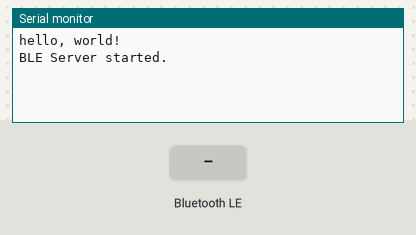
Bench run of a sketch on a simulated ESP32. On the bench: the last lines printed to the serial monitor. Inputs (shaded band) come from the test bench. Nothing arrives over Bluetooth unless stated; a phone connects over Bluetooth LE 3 s after start.

Above: at 1.2 s.
1.3 s: Bluetooth LE write "READ_SENSOR" received
At 2.0 s:
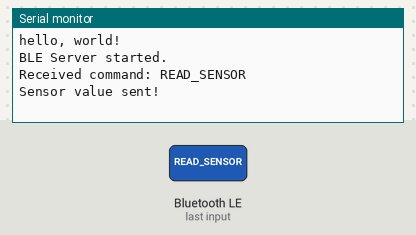
2.8 s: Bluetooth LE write "1" received
At 3.2 s:
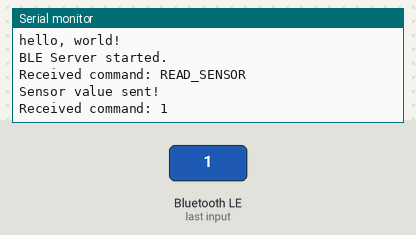

The sketch:

testing_ble.ino
```cpp
#include "NimBLEDevice.h"

// BLE Service and Characteristic UUIDs
#define SERVICE_UUID "ABCD"
#define COMMAND_CHARACTERISTIC_UUID "1234"
#define SENSOR_CHARACTERISTIC_UUID "5678"

NimBLECharacteristic *commandCharacteristic;
NimBLECharacteristic *sensorCharacteristic;

// Create a subclass for handling write events
class CommandCallbacks : public NimBLECharacteristicCallbacks {
    void onWrite(NimBLECharacteristic *pCharacteristic, NimBLEConnInfo &connInfo) override {
        std::string receivedValue = pCharacteristic->getValue();
        Serial.print("Received command: ");
        Serial.println(receivedValue.c_str());

        if (receivedValue == "READ_SENSOR") {
            //int sensorValue = analogRead(A0);  // Replace with actual sensor reading
            int sensorValue = 9;
            String sensorStr = String(sensorValue);
            sensorCharacteristic->setValue(sensorStr.c_str());
            sensorCharacteristic->notify();
            Serial.println("Sensor value sent!");
        }
    }
};

void setup() {
    Serial.begin(115200);
    Serial.println("hello, world!");

    NimBLEDevice::init("ESP32_NimBLE");

    NimBLEServer *pServer = NimBLEDevice::createServer();
    NimBLEService *pService = pServer->createService(SERVICE_UUID);

    // Command characteristic (Client writes to it)
    commandCharacteristic = pService->createCharacteristic(
        COMMAND_CHARACTERISTIC_UUID,
        NIMBLE_PROPERTY::WRITE
    );
    commandCharacteristic->setCallbacks(new CommandCallbacks());  // Use our custom subclass

    // Sensor characteristic (Client reads and gets notified)
    sensorCharacteristic = pService->createCharacteristic(
        SENSOR_CHARACTERISTIC_UUID,
        NIMBLE_PROPERTY::READ | NIMBLE_PROPERTY::NOTIFY
    );
    sensorCharacteristic->setValue("0"); // Default value

    pService->start();

    // Start BLE Advertising
    NimBLEAdvertising *pAdvertising = NimBLEDevice::getAdvertising();
    pAdvertising->addServiceUUID(SERVICE_UUID);
    pAdvertising->setName("ESP32_NimBLE");
    pAdvertising->start();

    Serial.println("BLE Server started.");
}

void loop() {
    // No need for a loop, handled in callbacks
}
```

Measured:
- after the input at 1.3 s, the serial monitor: prints a new line at once (image 1)
- after the input at 2.8 s, the serial monitor: prints a new line at once (image 2)
